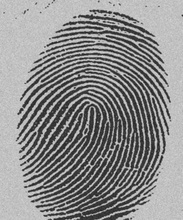
%> input picture Assignment_4/input_data/q1_image.jpg, 183 x 220 px, shrunk from 400 x 480 before the run
$ octave q1.m   (GNU Octave 9; MATLAB toolbox functions it lacks are replaced by stand-ins)
%> lines starting %> are read from the running program, lines starting %| are printed output that depends on the picture; in (x1, y1, x2, y2) boxes, pixels count from 0 and x2, y2 are one past the last pixel; in counts of white or black regions, pixels touching at a corner belong together; the program's own positions count from 1
### Assignment_4/src/apply_passes.m
function result = apply_passes(img1)
S1 = [0,0,0;2,1,2;1,1,1];
S2 = [2,0,0;1,1,0;2,1,2];

S190 = [0,2,1;0,1,1;0,2,1];
S290 = [0,0,2;0,1,1;2,1,2];

S1180 = [1,1,1;2,1,2;0,0,0];
S2180 = [2,1,2;0,1,1;0,0,2];

S1270 = [1,2,0;1,1,0;1,2,0];
S2270 = [2,1,2;1,1,0;2,0,0];

% First Pass I1 ---{s1(0)}--- I2


l = size(img1,1);
m = size(img1,2);
img2= img1;
img1 = [zeros(1, m); img1; zeros(1,m)];
img1 = [zeros(l+2,1), img1, zeros(l+2,1)];
for i=1:l
    for j=1:m
        ch = 0;
        for g=1:3
            for t=1:3
                if S1(g,t)~=2
                    if S1(g,t) == img1(i+g-1,j+t-1)
                        ch = ch + 1;
                    end
                end
            end
        end
        if ch==7
            img2(i,j) = 0;
        end
    end
end


% Second Pass I2 ---{s2(0)}--- I3
l = size(img2,1);
m = size(img2,2);
img3 = img2;
img2 = [zeros(1,m); img2; zeros(1,m)];
img2 = [zeros(l+2,1), img2, zeros(l+2,1)];
for i=1:l
    for j=1:m
        ch = 0;
        for g=1:3
            for t=1:3
                if S2(g,t) ~= 2
                    if S2(g,t) == img2(i+g-1,j+t-1)
                        ch = ch + 1;
                    end
                end
            end
        end
        if ch==6
            img3(i,j) = 0;
        end
    end
end

% Third Pass I3 ---{s1(90)}--- I4
l = size(img3,1);
m = size(img3,2);
img4 = img3;
img3 = [zeros(1, m); img3; zeros(1,m)];
img3 = [zeros(l+2,1), img3, zeros(l+2,1)];
for i=1:l
    for j=1:m
        ch = 0;
        for g=1:3
            for t=1:3
                if S190(g,t) ~= 2
                    if S190(g,t) == img3(i+g-1,j+t-1)
                        ch = ch + 1;
                    end
                end
            end
        end
        if ch==7
            img4(i,j) = 0;
        end
    end
end


% Fourth Pass I4 ---{s2(90)}--- I5
l = size(img4,1);
m = size(img4,2);
img5 = img4;
img4 = [zeros(1, m); img4; zeros(1,m)];
img4 = [zeros(l+2,1), img4, zeros(l+2,1)];
for i=1:l
    for j=1:m
        ch = 0;
        for g=1:3
            for t=1:3
                if S290(g,t) ~= 2
                    if S290(g,t) == img4(i+g-1,j+t-1)
                        ch = ch + 1;
                    end
                end
            end
        end
        if ch==6
            img5(i,j) = 0;
        end
    end
end


% Fifth Pass I5 ---{s1(180)}--- I6
l = size(img5,1);
m = size(img5,2);
img6 = img5;
img5 = [zeros(1, m); img5; zeros(1,m)];
img5 = [zeros(l+2,1), img5, zeros(l+2,1)];
for i=1:l
    for j=1:m
        ch = 0;
        for g=1:3
            for t=1:3
                if S1180(g,t) ~= 2
                    if S1180(g,t) == img5(i+g-1,j+t-1)
                        ch = ch + 1;
                    end
                end
            end
        end
        if ch==7
            img6(i,j) = 0;
        end
    end
end


% Sixth Pass I6 ---{s2(180)}--- I7
l = size(img6,1);
m = size(img6,2);
img7 = img6;
img6 = [zeros(1, m); img6; zeros(1,m)];
img6 = [zeros(l+2,1), img6, zeros(l+2,1)];
for i=1:l
    for j=1:m
        ch = 0;
        for g=1:3
            for t=1:3
                if S2180(g,t) ~= 2
                    if S2180(g,t) == img6(i+g-1,j+t-1)
                        ch = ch + 1;
                    end
                end
            end
        end
        if ch==6
            img7(i,j) = 0;
        end
    end
end


% Seventh Pass I7 ---{s1(270)}--- I8
l = size(img7,1);
m = size(img7,2);
img8 = img7;
img7 = [zeros(1, m); img7; zeros(1,m)];
img7 = [zeros(l+2,1), img7, zeros(l+2,1)];
for i=1:l
    for j=1:m
        ch = 0;
        for g=1:3
            for t=1:3
                if S1270(g,t) ~= 2
                    if S1270(g,t) == img7(i+g-1,j+t-1)
                        ch = ch + 1;
                    end
                end
            end
        end
        if ch==7
            img8(i,j) = 0;
        end
    end
end


% Eight Pass I8 ---{s2(270)}--- I9
l = size(img8,1);
m = size(img8,2);
img9 = img8;
img8 = [zeros(1, m); img8; zeros(1,m)];
img8 = [zeros(l+2,1), img8, zeros(l+2,1)];
for i=1:l
    for j=1:m
        ch = 0;
        for g=1:3
            for t=1:3
                if S2270(g,t) ~= 2
                    if S2270(g,t) == img8(i+g-1,j+t-1)
                        ch = ch + 1;
                    end
                end
            end
        end
        if ch==6
            img9(i,j) = 0;
        end
    end
end

result = img9;

end

### Assignment_4/src/q1.m
% image given.....
img1 = imread('../input_data/q1_image.jpg');
%> img1 is the input picture: size 220x183 uint8; min 27, max 221, mean 140.2
img1 = imbinarize(img1);
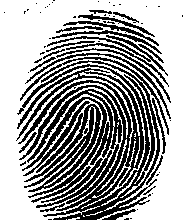
%> img1: size 220x183 logical; 61.6% white; 64 black regions (43 under 20 px), largest, box (x1, y1, x2, y2) and area: (16, 57, 169, 220) 12033, (25, 53, 171, 119) 446, (47, 35, 168, 76) 437
img1 = 1-img1;
figure(1);
subplot(1,3,1);
imshow(img1);
out = zeros(size(img1));
while(1)
 if isequal(img1,out)
     break;
 end
 out =img1;
%> (the run ends here)
